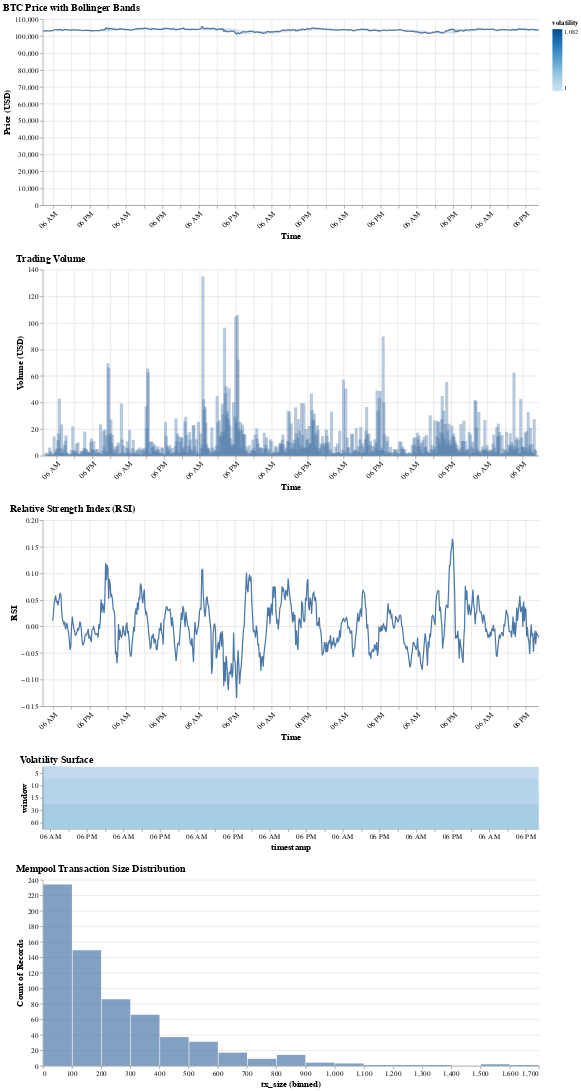

The cell this chart's notebook holds for it:
### Markdown cell above
## Step 3: Generate Altair Dashboard
`generate_dashboard(df)` creates and returns an Altair chart.
This chart is returned as JSON in `/chart`, but here we render it directly.

### Code cell
chart = generate_dashboard(transformed_df)
chart

### Figure 1 — Vega-Lite specification as saved in the notebook (floating-point values rounded to 4 significant figures; data arrays with more than 128 entries replaced by an {"elided": "..."} marker saying what was removed)
{"config": {"view": {"continuousWidth": 300, "continuousHeight": 300, "stroke": null}, "axis": {"labelFontSize": 12, "titleFontSize": 14}, "title": {"anchor": "start", "fontSize": 16}}, "vconcat": [{"layer": [{"mark": {"type": "line", "strokeWidth": 2}, "encoding": {"x": {"axis": {"labelAngle": -45}, "field": "timestamp", "title": "Time", "type": "temporal"}, "y": {"field": "close", "title": "Price (USD)", "type": "quantitative"}}, "name": "view_1"}, {"mark": {"type": "area", "opacity": 0.2}, "encoding": {"x": {"axis": {"labelAngle": -45}, "field": "timestamp", "title": "Time", "type": "temporal"}, "y": {"field": "bollinger_lower", "type": "quantitative"}, "y2": {"field": "bollinger_upper"}}}], "data": {"name": "data-8c48353cfdfe0ef5ca6e0dfb574b8279"}, "title": "BTC Price with Bollinger Bands", "width": 800}, {"data": {"name": "data-8c48353cfdfe0ef5ca6e0dfb574b8279"}, "mark": {"type": "bar", "opacity": 0.4}, "encoding": {"x": {"axis": {"labelAngle": -45}, "field": "timestamp", "title": "Time", "type": "temporal"}, "y": {"field": "volume", "title": "Volume (USD)", "type": "quantitative"}}, "title": "Trading Volume", "transform": [{"filter": {"param": "param_1"}}], "width": 800}, {"data": {"name": "data-8c48353cfdfe0ef5ca6e0dfb574b8279"}, "mark": {"type": "line", "strokeWidth": 2}, "encoding": {"x": {"axis": {"labelAngle": -45}, "field": "timestamp", "title": "Time", "type": "temporal"}, "y": {"field": "rsi", "title": "RSI", "type": "quantitative"}}, "title": "Relative Strength Index (RSI)", "transform": [{"filter": {"param": "param_1"}}], "width": 800}, {"data": {"name": "data-6b91af955abe258fc5d11bcccbc3d133"}, "mark": {"type": "rect"}, "encoding": {"color": {"field": "volatility", "scale": {"scheme": "blues"}, "type": "quantitative"}, "x": {"field": "timestamp", "type": "temporal"}, "y": {"field": "window", "type": "ordinal"}}, "title": "Volatility Surface", "transform": [{"filter": {"param": "param_1"}}], "width": 800}, {"data": {"name": "data-27b9af0851fcc7a839966ba60482b04a"}, "mark": {"type": "bar", "opacity": 0.7}, "encoding": {"x": {"bin": {"maxbins": 30}, "field": "tx_size", "type": "quantitative"}, "y": {"aggregate": "count", "type": "quantitative"}}, "title": "Mempool Transaction Size Distribution", "width": 800}], "params": [{"name": "param_1", "select": {"type": "interval", "encodings": ["x"]}, "views": ["view_1"]}], "$schema": "https://vega.github.io/schema/vega-lite/v5.20.1.json", "datasets": {"data-8c48353cfdfe0ef5ca6e0dfb574b8279": {"elided": "656 records"}, "data-6b91af955abe258fc5d11bcccbc3d133": {"elided": "3280 records"}, "data-27b9af0851fcc7a839966ba60482b04a": {"elided": "656 records"}}}
